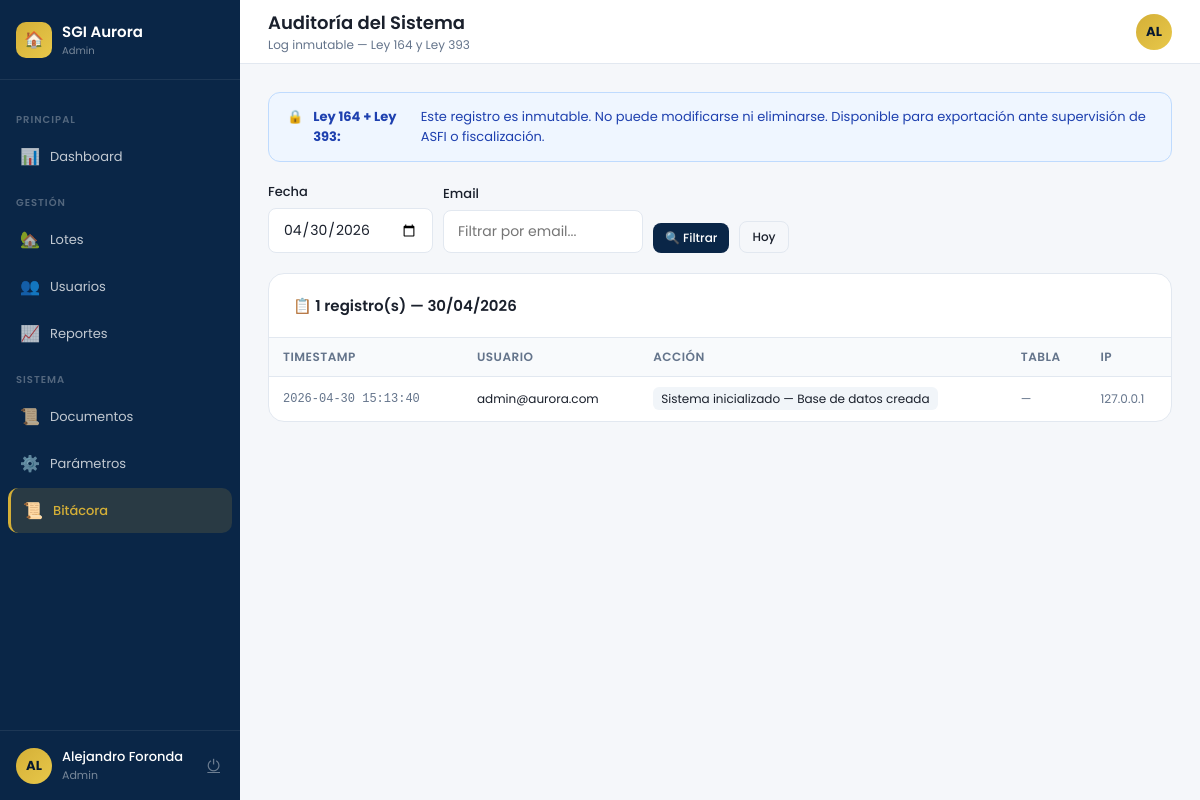
The app's page /admin/auditoria.php (signed in) with its own data.
### tables this page shows
CREATE TABLE auditoria (
  id        INT AUTO_INCREMENT PRIMARY KEY,
  usuario_id INT,
  email     VARCHAR(120),
  accion    VARCHAR(255) NOT NULL,
  tabla_afectada VARCHAR(60),
  registro_id INT,
  ip        VARCHAR(45),
  user_agent VARCHAR(255),
  created_at DATETIME DEFAULT CURRENT_TIMESTAMP,
  FOREIGN KEY (usuario_id) REFERENCES usuarios(id) ON DELETE SET NULL
);

### admin/auditoria.php (the view, shortened to what this page needs)
<?php
$pdo = getDB();
$fecha  = $_GET['fecha']  ?? date('Y-m-d');
$email  = trim($_GET['email'] ?? '');
$limit  = 100;
$sql = "SELECT * FROM auditoria WHERE DATE(created_at)=?";
$params = [$fecha];
$sql .= " ORDER BY created_at DESC LIMIT $limit";
$stmt = $pdo->prepare($sql); $stmt->execute($params);
$logs = $stmt->fetchAll();
require_once __DIR__ . '/../includes/layout.php';
?>
<div class="alert alert-info" style="margin-bottom:20px">
  🔒 <strong>Ley 164 + Ley 393:</strong> Este registro es inmutable. No puede modificarse ni eliminarse. Disponible para exportación ante supervisión de ASFI o fiscalización.
</div>
<form method="GET" style="display:flex;gap:10px;flex-wrap:wrap;margin-bottom:20px;align-items:flex-end">
  <div class="field-group"><label>Fecha</label><input type="date" name="fecha" value="<?= $fecha ?>"></div>
  <div class="field-group" style="width:200px"><label>Email</label><input type="text" name="email" placeholder="Filtrar por email..." value="<?= htmlspecialchars($email) ?>"></div>
  <button type="submit" class="btn btn-primary btn-sm" style="align-self:flex-end">🔍 Filtrar</button>
  <a href="?" class="btn btn-outline btn-sm" style="align-self:flex-end">Hoy</a>
</form>
<div class="card">
  <div class="card-header"><h3>📋 <?= count($logs) ?> registro(s) — <?= date('d/m/Y', strtotime($fecha)) ?></h3></div>
  <div class="card-body p0">
    <table class="table">
      <thead><tr><th>Timestamp</th><th>Usuario</th><th>Acción</th><th>Tabla</th><th>IP</th></tr></thead>
      <tbody>
        <?php foreach ($logs as $l): ?>
        <tr>
          <td style="font-family:monospace;font-size:12px;color:var(--muted)"><?= $l['created_at'] ?></td>
          <td style="font-size:12px"><?= htmlspecialchars($l['email'] ?? '—') ?></td>
          <td><span style="font-size:12px;background:#f1f5f9;padding:3px 8px;border-radius:6px"><?= htmlspecialchars($l['accion']) ?></span></td>
          <td style="font-size:12px;color:var(--muted)"><?= htmlspecialchars($l['tabla_afectada'] ?? '—') ?></td>
          <td style="font-size:12px;color:var(--muted)"><?= htmlspecialchars($l['ip'] ?? '—') ?></td>
        </tr>
        <?php endforeach; if(empty($logs)): ?>
          <tr><td colspan="5" style="text-align:center;padding:24px;color:var(--muted)">Sin registros para este filtro</td></tr>
        <?php endif; ?>
      </tbody>
    </table>
  </div>
</div>
<?php require_once __DIR__ . '/../includes/layout_end.php'; ?>

### includes/layout.php (style rules this page uses)
* { margin:0;padding:0;box-sizing:border-box }
:root { --navy:#0A2647;--navy-l:#1a3a6b;--navy-d:#061830; --gold:#D4AF37;--gold-l:#e8c84a; --green:#27AE60;--orange:#F39C12;--red:#E74C3C;--blue:#2E86C1; --bg:#F5F7FA;--white:#fff;--text:#1a202c;--muted:#64748b; --border:#e2e8f0;--sidebar-w:240px; }
body { font-family:'Poppins',sans-serif;background:var(--bg);color:var(--text);min-height:100vh;display:flex }
.card { background:var(--white);border-radius:16px;border:1px solid var(--border);margin-bottom:20px }
.card-header { padding:20px 24px;border-bottom:1px solid var(--border);display:flex;align-items:center;justify-content:space-between }
.card-header h3 { font-size:15px;font-weight:600 }
.card-body { padding:24px }
.card-body.p0 { padding:0 }
.table { width:100%;border-collapse:collapse }
.table th { padding:10px 14px;text-align:left;font-size:12px;font-weight:600;color:var(--muted);background:#f8fafc;border-bottom:1px solid var(--border);text-transform:uppercase;letter-spacing:.5px }
.table td { padding:12px 14px;font-size:13px;border-bottom:1px solid #f1f5f9;vertical-align:middle }
.table tr:last-child td { border-bottom:none }
.btn { display:inline-flex;align-items:center;gap:6px;padding:9px 18px;border-radius:8px;font-size:13px;font-weight:500;cursor:pointer;font-family:'Poppins',sans-serif;transition:all .2s;border:none;text-decoration:none }
.btn-primary { background:var(--navy);color:#fff }
.btn-outline { background:transparent;border:1px solid var(--border);color:var(--text) }
.btn-sm { padding:6px 12px;font-size:12px }
.field-group { display:flex;flex-direction:column;gap:6px }
.field-group label { font-size:13px;font-weight:500 }
.field-group input,.field-group select,.field-group textarea { padding:10px 14px;border:1px solid var(--border);border-radius:8px;font-size:14px;font-family:'Poppins',sans-serif;color:var(--text);background:var(--white);transition:border-color .2s;outline:none }
.alert { padding:14px 18px;border-radius:12px;font-size:13px;display:flex;align-items:flex-start;gap:10px;margin-bottom:16px }
.alert-info { background:#eff6ff;border:1px solid #bfdbfe;color:#1e40af }

### records on screen
auditoria: created_at "2026-04-30 15:13:40", email "admin@aurora.com", accion "Sistema inicializado — Base de datos creada", tabla_afectada "—", ip "127.0.0.1"

### other values on screen
$rol "Admin"
$sec['seccion'] "PRINCIPAL"
$item['icon'] "📊"
$item['label'] "Dashboard"
$sec['seccion'] "GESTIÓN"
$item['icon'] "🏡"
$item['label'] "Lotes"
$item['icon'] "👥"
$item['label'] "Usuarios"
$item['icon'] "📈"
$item['label'] "Reportes"
$sec['seccion'] "SISTEMA"
$item['icon'] "📜"
$item['label'] "Documentos"
$item['icon'] "⚙️"
